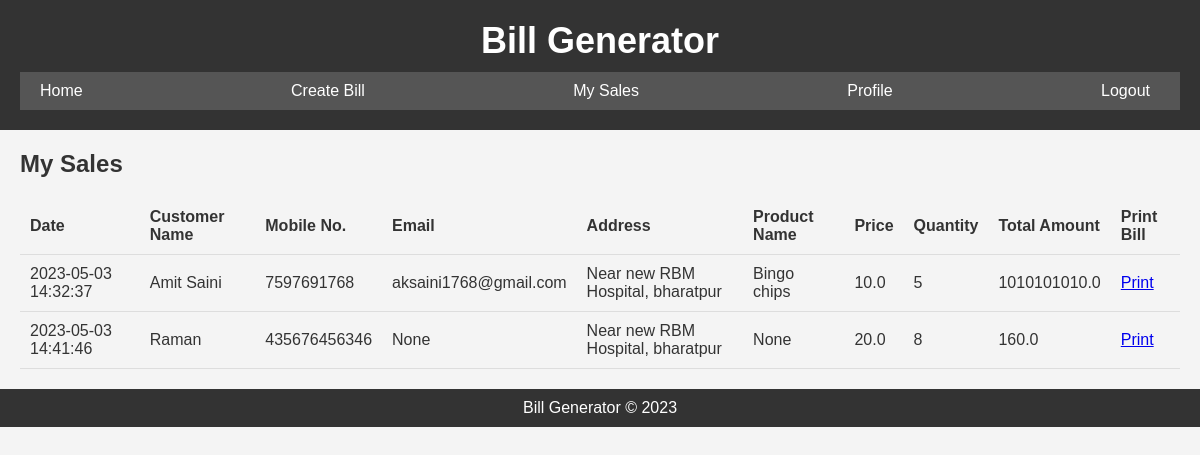
/my_sales (signed in), run on the app's committed database.
### tables this page shows
CREATE TABLE sales
				(
					id INTEGER primary key,
					seller_id INTEGER,
					customer_name TEXT,
					cus_mob TEXT,
					cus_email TEXT,
					cus_address TEXT,
					product TEXT,
					quantity INTEGER,
					price REAL,
					totle_amount Real,
					sale_date TEXT
				);

### app.py (the view)
@app.route('/my_sales',methods=['GET'])
def my_sales():
	msg = True
	email_in_session = session['email']
	seller = seller_data(email_in_session)
	seller_id = int(seller[0][0])
	conn = sqlite3.connect('Database.db')
	cur = conn.cursor()
	cur.execute("SELECT * FROM sales WHERE seller_id = ?",(seller_id,))
	sales_data = cur.fetchall()
	return render_template('mysales.html',sales_data=sales_data, msg=msg)

### app.py (called while the page is built)
def seller_data(email):
	conn = sqlite3.connect('Database.db')
	cur = conn.cursor()
	cur.execute("SELECT * FROM seller WHERE email=?", (email,))
	data = cur.fetchall()
	return data

### templates/mysales.html
{% extends "layout.html" %}
{% block body %}
	<main>
	  <h2>My Sales</h2>
	  <table>
	    <thead>
	      <tr>
	        <th>Date</th>
	        <th>Customer Name</th>
	        <th>Mobile No.</th>
	        <th>Email</th>
	        <th>Address</th>
	        <th>Product Name</th>
	        <th>Price</th>
	        <th>Quantity</th>
	        <th>Total Amount</th>
	        <th>Print Bill</th>
	      </tr>
	    </thead>
	    <tbody>
	      {% for sale in sales_data %}
	      <tr>
	        <td>{{sale[10]}}</td>
	        <td>{{sale[2]}}</td>
	        <td>{{sale[3]}}</td>
	        <td>{{sale[4]}}</td>
	        <td>{{sale[5]}}</td>
	        <td>{{sale[6]}}</td>
	        <td>{{sale[8]}}</td>
	        <td>{{sale[7]}}</td>
	        <td>{{sale[9]}}</td>
	        <td><a href="/printbill/{{sale[0]}}">Print</a></td>
	      </tr>
	      {% endfor %}
	    </tbody>
	  </table>
	</main>
{% endblock %}

### static/style.css (style rules this page uses)
* { box-sizing: border-box; margin: 0; padding: 0; }
body { font-family: Arial, sans-serif; background-color: #f4f4f4; color: #333; }
main { margin: 20px; }
h2 { margin-bottom: 20px; }
table { border-collapse: collapse; width: 100%; margin-top: 20px; }
th, td { padding: 10px; text-align: left; border-bottom: 1px solid #ddd; }

### data on the page
sales: sale_date "2023-05-03 14:32:37", customer_name "Amit Saini", cus_mob "7597691768", cus_email "aksaini1768@gmail.com", cus_address "Near new RBM Hospital, bharatpur", product "Bingo chips", price "10.0", quantity "5", totle_amount "1010101010.0"
sales: sale_date "2023-05-03 14:41:46", customer_name "Raman", cus_mob "435676456346", sale "None", cus_address "Near new RBM Hospital, bharatpur", price "20.0", quantity "8", totle_amount "160.0"
